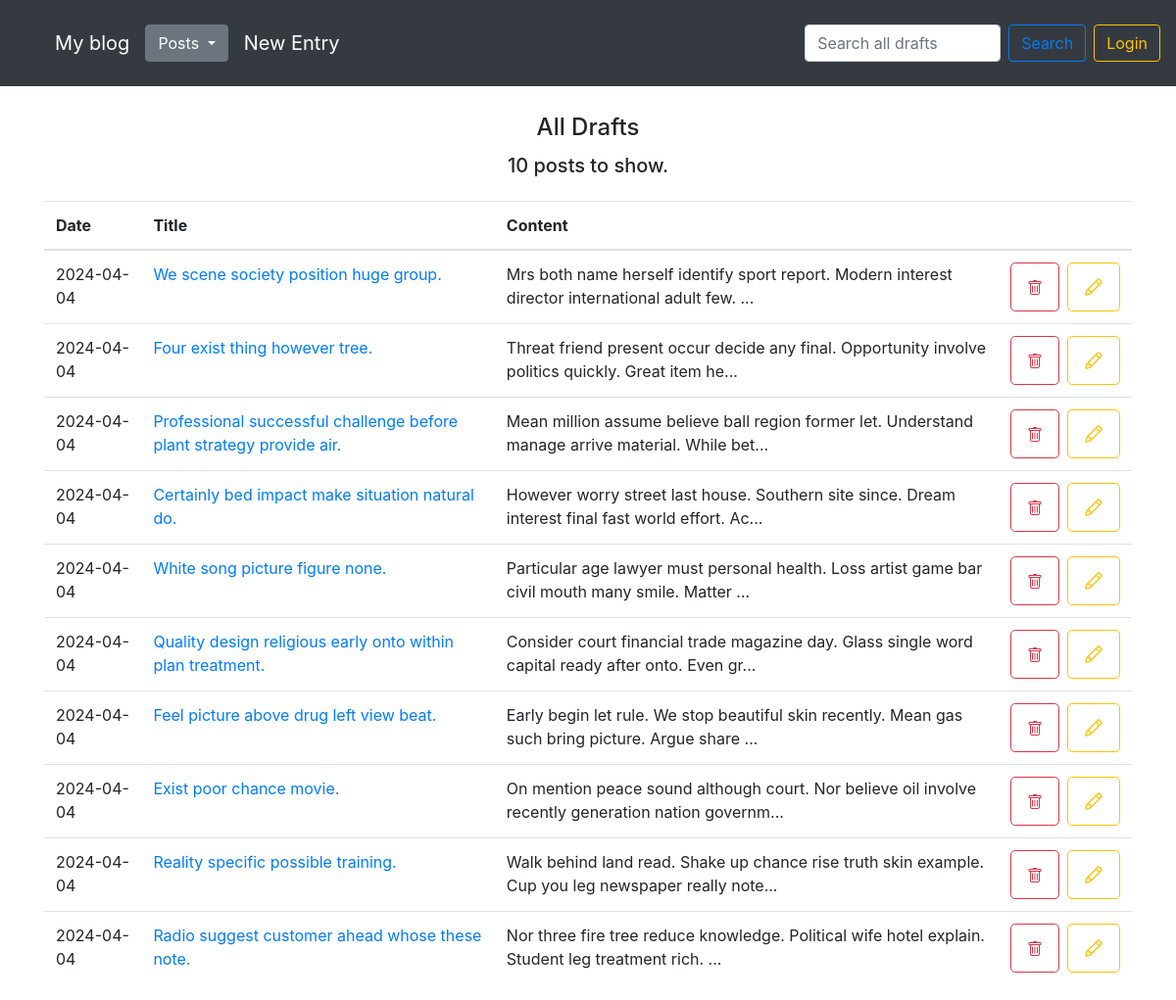
Page /search_drafts/ on the earlier database version.
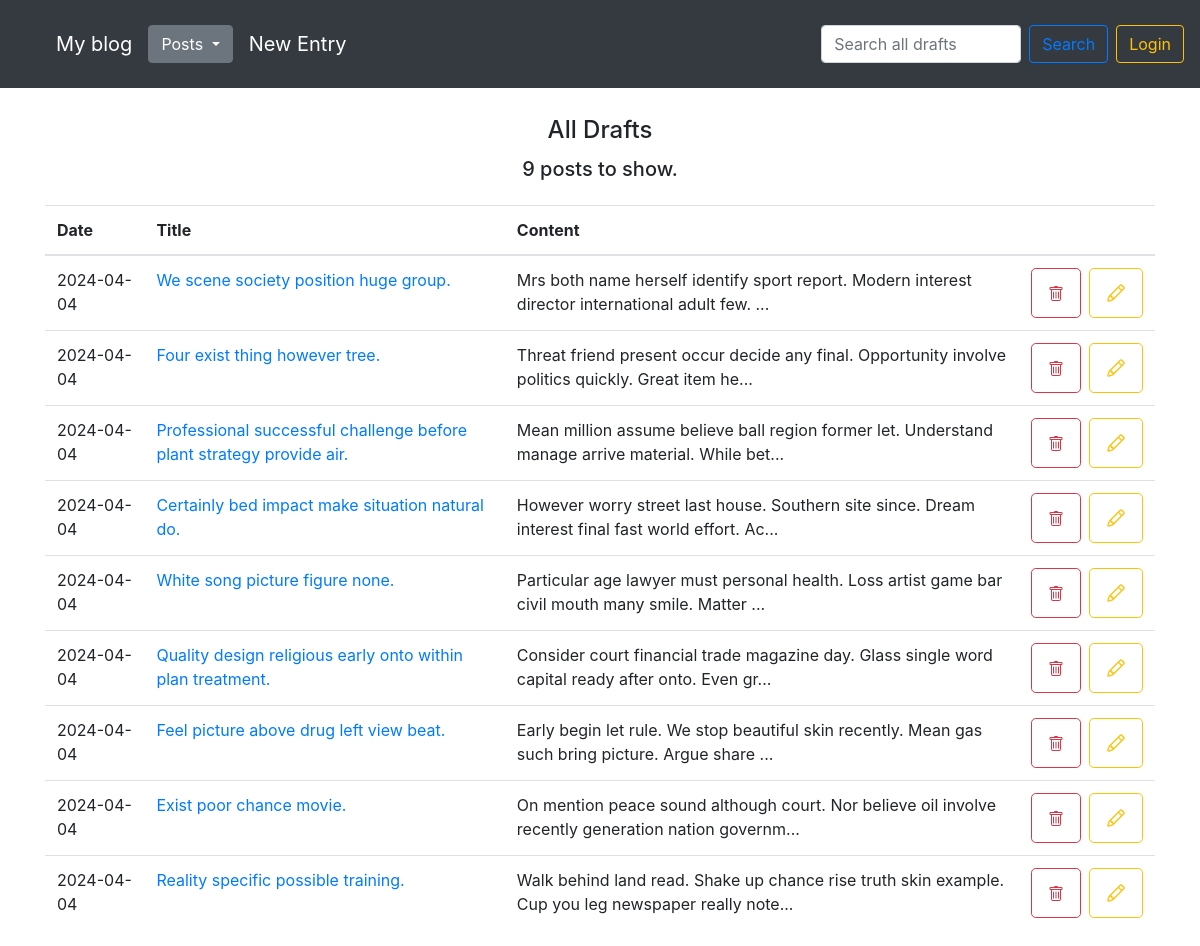
Same page on the later database version.
### blog/models.py (models this page shows)
class Entry(db.Model):
    id = db.Column(db.Integer, primary_key=True)
    title = db.Column(db.String(80), nullable=False)
    content = db.Column(db.Text, nullable=False)
    creation_date = db.Column(db.DateTime, nullable=False,
                              default=datetime.utcnow)
    is_published= db.Column(db.Boolean, default=False)
    comments = db.relationship("Comment", backref="entry")
    category_id = db.Column(db.Integer, db.ForeignKey('category.id'))

### blog/routes.py (the view)
@app.route('/search_drafts/')
def search_drafts():
    clear_caterogies_db()
    all_categories = Category.query.all()
    search_query = request.args.get("q", "")
    drafts = search_posts_by_search_query_and_is_published(search_query, False)
    return render_template("drafts.html",
                           drafts=drafts,
                           counter=drafts.count(),
                           all_categories=all_categories,
                           search_query=search_query)

### blog/routes.py (called while the page is built)
@app.context_processor
def inject_template_name():
    return {'template_name': g.get('template_name', 'unknown')}

### blog/utils.py (called while the page is built)
def search_posts_by_search_query_and_is_published(search_query, is_published):
    if search_query:
        return Entry.query.filter(
            (Entry.is_published == is_published) & (Entry.title.contains(search_query))
        ).order_by(Entry.creation_date.desc())
    else:
        return Entry.query.filter_by(is_published=is_published).order_by(Entry.creation_date.desc())

def clear_caterogies_db():
    all_entries = Entry.query.all()
    all_categories = Category.query.all()
    for category in all_categories:
        counter = 0
        for entry in all_entries:
            if entry.category_id == category.id:
                counter += 1
        if counter == 0:
            db.session.delete(category)
            db.session.commit()

### blog/templates/drafts.html (shortened to what this page needs)
{% set template_name = 'drafts' %}
{% extends "base.html" %}
{% block content %}
<div class="d-flex flex-column justify-content-center align-items-center">
  {% if search_query %}
    <h4>Search results for: {{ search_query }}</h4>
    <h5 class="mt-1 mb-4">Found {{ counter }} posts.</h5>
  {% else %}
    <h4>All Drafts</h4>
    <h5 class="mt-1 mb-4">{{ counter }} posts to show.</h5>
  {% endif %}
</div>
<table class="table">
  <thead>
    <tr>
      <th scope="col">Date</th>
      <th scope="col">Title</th>
      <th scope="col">Content</th>
      <th scope="col"></th>
    </tr>
  </thead>
  <tbody>
  {% for post in drafts %}
    <tr>
      <td>
        {{ post.creation_date.strftime('%Y-%m-%d') }}
      </td>
      <td>
        <a href="{{ url_for('edit_entry', entry_id=post.id) }}">
          {{ post.title }}
        </a>
        </td>
        <td>{{ post.content|truncate(100, true) }}</td>
        <td>
          <div class="d-flex flex-row justify-content-end align-items-center gap-2">
            <form class="mr-2" action="/delete-post/{{ post.id }}" method="POST">
              <button type="submit" class="btn btn-outline-danger btn-lg">
              </button>
            </form>
            <form action="/edit-post/{{ post.id }}" method="POST">
              <button type="submit" class="btn btn-outline-warning btn-lg">
              </button>
            </form>
          </div>
        </td>
      </tr>
  {% endfor %}
  </tbody>
</table>
{% endblock %}

### blog/templates/base.html (shortened to what this page needs)
<!doctype html>
<html lang="en">
<head>
  <link rel="stylesheet" href="https://stackpath.bootstrapcdn.com/bootstrap/4.5.0/css/bootstrap.min.css"
>
    <link rel="stylesheet" href="{{ url_for('static', filename='css/styles.css') }}">
</head>
<body>
<nav class="navbar navbar-expand-md navbar-dark bg-dark fixed-top d-flex flex-row justify-content-between align-items-center">
  <div class="collapse navbar-collapse d-flex flex-row align-items-end justify-content-start mt-3" id="navbarsExampleDefault">
    <ul class="d-flex flex-row align-items-center justify-content-center">
      <li><a class="navbar-brand" href="/">My blog</a></li>
      <li>
      <div class="btn-group">
        <button type="button" class="btn btn-secondary dropdown-toggle" data-toggle="dropdown" aria-haspopup="true" aria-expanded="false">
          Posts
        </button>
      </li>
      <li><a class="navbar-brand ml-3" href="/new-post/">New Entry</a></li>
    </ul>
  </div>
  {% if template_name == 'homepage' %}
  <form class="form-inline my-2 my-lg-0 mr-2" action="{{ url_for('search_posts') }}" method="GET">
    <input class="form-control mr-sm-2 search_input" type="text" value="{% if search_query %}{{ search_query }}{% endif %}" placeholder="Search all posts" aria-label="Search" name="q">
    <button class="btn btn-outline-primary my-2 my-sm-0" type="submit">Search</button>
  </form>
  {% elif template_name == 'drafts' %}
  <form class="form-inline my-2 my-lg-0 mr-2" action="{{ url_for('search_drafts') }}" method="GET">
    <input class="form-control mr-sm-2 search_input" type="text" value="{% if search_query %}{{ search_query }}{% endif %}" placeholder="Search all drafts" aria-label="Search" name="q">
    <button class="btn btn-outline-primary my-2 my-sm-0" type="submit">Search</button>
  </form>
  {% endif %}
  {% if session.logged_in %}
  <form class="form-inline my-2 my-lg-0" action="{{ url_for('logout') }}" method="POST">
    <button class="btn btn-outline-warning my-2 my-sm-0" type="submit">Logout</button>
  </form>
  {% else %}
  <a href="{{ url_for('login') }}" class="btn btn-outline-warning my-2 my-lg-0">Login</a>
  {% endif %}
</nav>
<main role="main" class="container">
  {% block content %}
  {% endblock %}
</main>
</html>

### blog/templates/css/styles.css (style rules this page uses)
body { padding-top: 5rem; }
main { margin-top: 36px; }
ul { list-style-type: none; }
.btn-outline-danger.btn-lg, .btn-outline-warning.btn-lg { min-height: 50px; }
.search_input { max-width: 200px; }

Differences in the rows shown:
no longer on this page (row edited): Entry: creation_date "2024-04-04", title "Radio suggest customer ahead whose these note.", content "Nor three fire tree reduce knowledge. Political wife hotel explain. Student leg treatment rich. ..."
Other differences:
{{ counter }}: "10" → "9"
